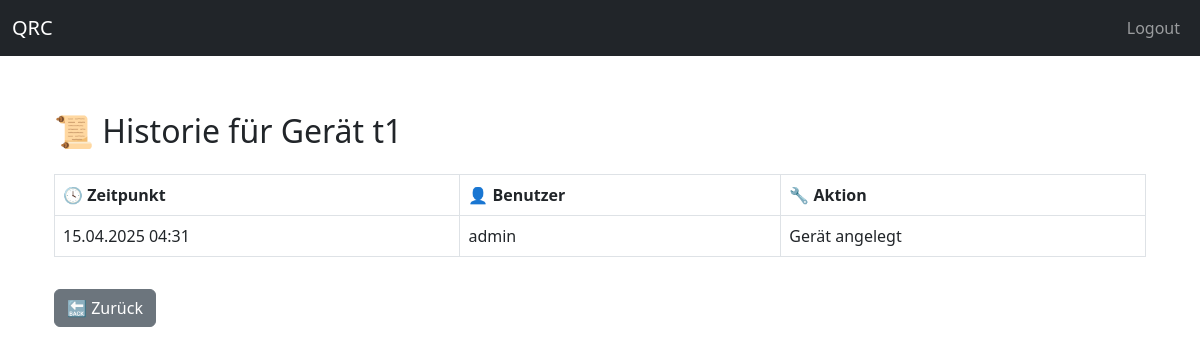
The app's page /geraete/geraet/t1/historie (signed in), older data.
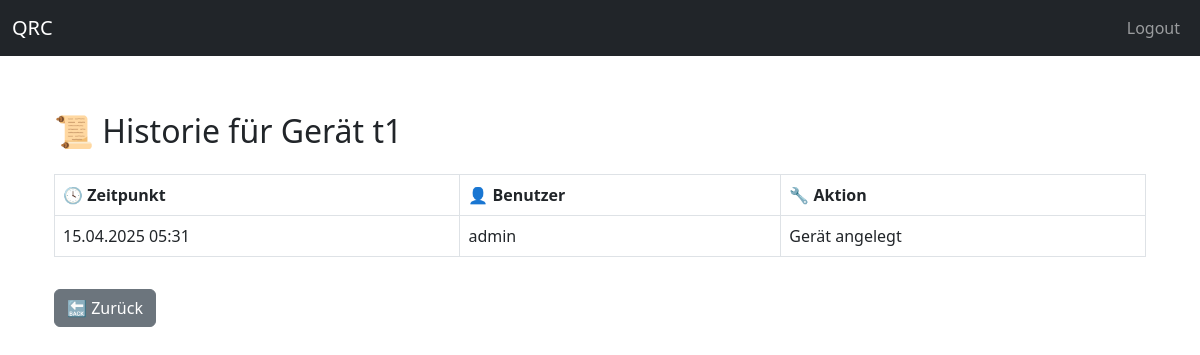
The same page, newer data.
### models/geraet_db.py (models this page shows)
class Geraet(db.Model):
    __tablename__ = "geraete"
    id = db.Column(db.Integer, primary_key=True)
    qrcode = db.Column(db.String, unique=True, nullable=False)
    modell_id = db.Column(db.Integer, db.ForeignKey("modell.id"), nullable=False)
    zustand_id = db.Column(db.Integer, db.ForeignKey("zustaende.id"), nullable=False)
    benutzer_id = db.Column(db.Integer, db.ForeignKey("benutzer.id"), nullable=False)
    modell = db.relationship("Modell", back_populates="geraete")
    zustand = db.relationship("Zustand")
    benutzer = db.relationship("Benutzer", backref="geraete")
    historie = db.relationship("Historie", backref="geraet", lazy=True)
    module = db.relationship("Modul", back_populates="geraet", cascade="all, delete-orphan")
    teile = db.relationship("Teil", back_populates="geraet")

### models/historie_db.py (models this page shows)
class Historie(Base):
    __tablename__ = "historie"
    id = Column(Integer, primary_key=True)
    geraet_id = Column(Integer, ForeignKey("geraete.id"), nullable=False)
    benutzer_id = Column(Integer, ForeignKey("benutzer.id"), nullable=False)
    aktion = Column(String, nullable=False)
    zeitpunkt = Column(DateTime, default=datetime.utcnow)
    benutzer = relationship("Benutzer")  # für Template-Zugriff: eintrag.benutzer.name

### models/benutzer_db.py (models this page shows, shortened)
class Benutzer(Base, UserMixin):
    __tablename__ = "benutzer"
    id = Column(Integer, primary_key=True)
    name = Column(String, unique=True, nullable=False)
    passwort_hash = Column(String, nullable=False)
    rolle = Column(String(20), nullable=False, default="user")

### app/routes/geraete_routes.py (the view)
@geraete_bp.route("/geraet/<string:qrcode>/historie")
@login_required
def geraet_historie(qrcode):
    geraet = GeraetDB.query.filter_by(qrcode=qrcode).first_or_404()
    historie_eintraege = Historie.query.filter_by(geraet_id=geraet.id).order_by(Historie.zeitpunkt.desc()).all()
    return render_template("historie.html", geraet=geraet, historie=historie_eintraege)

### app/app.py (called while the page is built)
@login_manager.user_loader
def load_user(user_id):
    return Benutzer.query.get(int(user_id))

### app/templates/historie.html
{% extends "base.html" %}
{% block content %}
<div class="container mt-5">
  <h2>📜 Historie für Gerät {{ geraet.qrcode }}</h2>
  {% if historie %}
    <table class="table table-bordered mt-4">
      <thead>
        <tr>
          <th>🕓 Zeitpunkt</th>
          <th>👤 Benutzer</th>
          <th>🔧 Aktion</th>
        </tr>
      </thead>
      <tbody>
        {% for eintrag in historie %}
        <tr>
          <td>{{ eintrag.zeitpunkt.strftime("%d.%m.%Y %H:%M") }}</td>
          <td>{{ eintrag.benutzer.name }}</td>
          <td>{{ eintrag.aktion }}</td>
        </tr>
        {% endfor %}
      </tbody>
    </table>
  {% else %}
    <div class="alert alert-info">Keine Historie vorhanden.</div>
  {% endif %}
  <a href="{{ url_for('geraete.geraet_seite', qrcode=geraet.qrcode) }}" class="btn btn-secondary mt-3">🔙 Zurück</a>
</div>
{% endblock %}

### app/templates/base.html (shortened to what this page needs)
<!doctype html>
<html lang="de">
  <head>
    <link href="https://cdn.jsdelivr.net/npm/bootstrap@5.3.0/dist/css/bootstrap.min.css" rel="stylesheet">
  </head>
  <body>
    <nav class="navbar navbar-expand-lg navbar-dark bg-dark fixed-top">
      <div class="container-fluid">
        <a class="navbar-brand" href="#">QRC</a>
        <div class="collapse navbar-collapse">
          <ul class="navbar-nav ms-auto">
            <li class="nav-item">
              <a class="nav-link" href="{{ url_for('login.logout') }}">Logout</a>
            </li>
          </ul>
        </div>
      </div>
    </nav>
    <main class="container mt-5">
      {% block content %}
      {% endblock %}
    </main>
  </body>
</html>

### app/templates/base.html (style rules this page uses)
body { padding-top: 4rem; }

Row changes from the older to the newer data that the page shows:
removed Historie: zeitpunkt "15.04.2025 04:31", benutzer.name "admin", aktion "Gerät angelegt"
now on this page (row edited): Historie: zeitpunkt "15.04.2025 05:31", benutzer.name "admin", aktion "Gerät angelegt"
